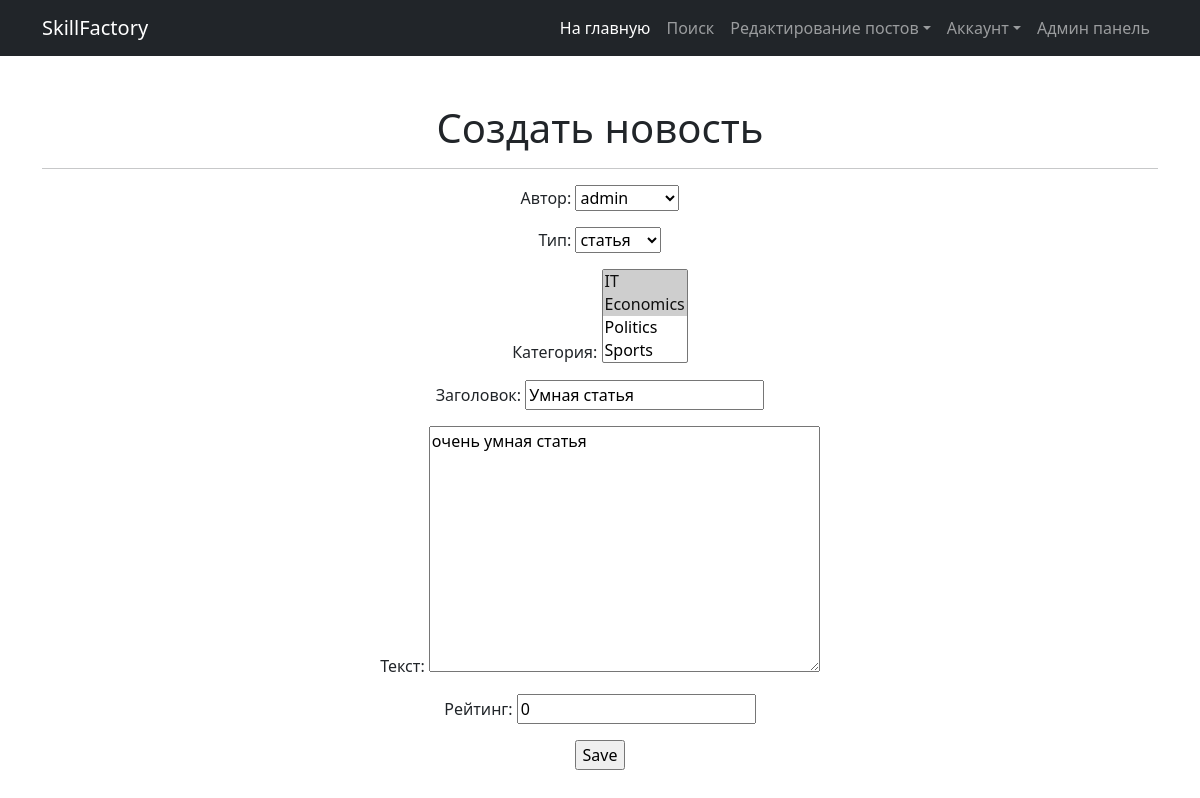
/news/1/update/ (signed in), run on the app's committed database.
### news/models.py (models this page shows, shortened)
class Post(models.Model):
    author = models.ForeignKey(Author, on_delete=models.CASCADE, verbose_name='Автор')
    CATEGORIES = [
        ('ar', 'статья'),
        ('nw', 'новость'),
    ]
    categoryType = models.CharField(max_length=2, choices=CATEGORIES, default='ar', blank=False, verbose_name='Тип')
    date_time = models.DateTimeField(auto_now_add=True)
    category = models.ManyToManyField("Category", through="PostCategory", verbose_name='Категория')
    title = models.CharField(max_length=64, verbose_name='Заголовок')
    text = models.TextField(verbose_name='Текст')
    rating = models.SmallIntegerField(default=0, verbose_name='Рейтинг')
    class Meta:
        verbose_name = 'Пост'
        verbose_name_plural = 'Посты'

class Category(models.Model):
    category = models.CharField(max_length=64, unique=True, )
    def __str__(self):
        return f'{self.category}'
    class Meta:
        verbose_name = 'Категория'
        verbose_name_plural = 'Категории'

### news/views.py (the view)
# urls.py: path('news/<int:pk>/update/', UpdateNews.as_view(), name='update_news'),
class UpdateNews(PermissionRequiredMixin, UpdateView):
    permission_required = ('news.change_post')
    form_class = PostForm
    model = Post
    template_name = 'create_news.html'

### news/forms.py (shortened to what this page needs)
class PostForm(forms.ModelForm):
    class Meta:
        model = Post
        fields = ['author',
                  'categoryType',
                  'category',
                  'title',
                  'text',
                  'rating',
                  ]

### news/models.py (called while the page is built)
    def __str__(self):
        return self.authorUser.username

### news/templates/news/create_news.html (shortened to what this page needs)
{% extends 'news/flatpages/default.html' %}
{% block content %}
<h1>Создать новость</h1>
<hr>
<form action="" method="post">
    {{ form.as_p }}
    <input type="submit" value="Save" />
</form>
{% endblock content %}

### data on the page
Post: author "admin", categoryType "статья", title "Умная статья", text "очень умная статья", rating "0"
Category: category "IT ☑ / Economics ☑ / Politics / Sports"
